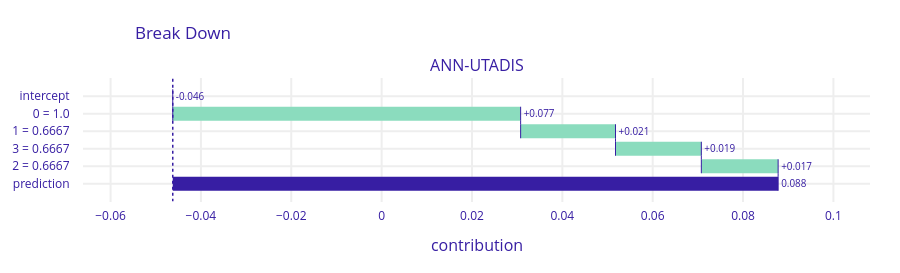
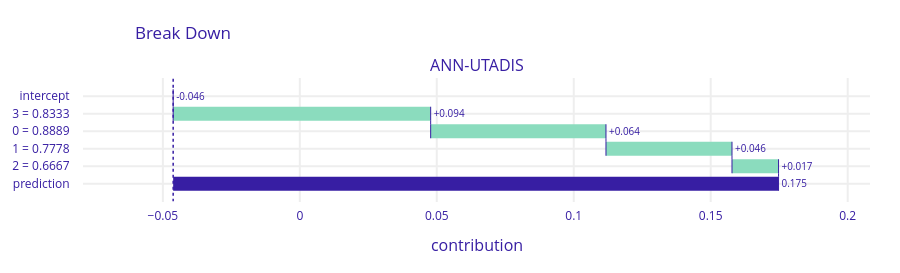
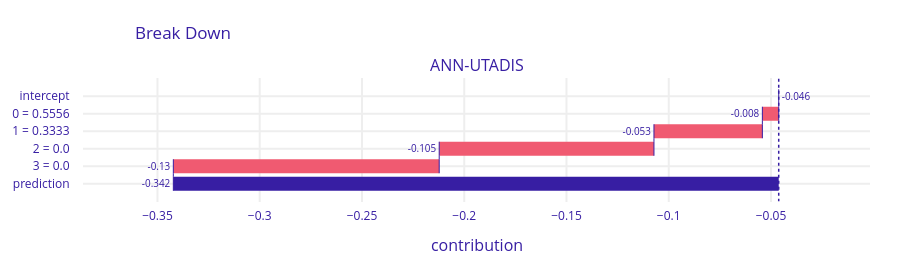

The code cell stored with these charts, in order, in its notebook:
### Markdown cell above
Wyjaśnienie za pomocą DALEX; podobna zasada co SHAP

### Code cell
X_samples = X_test[indices]

for idx, x in zip(indices, X_samples):
    print(f"\nWyjaśnienie decyzji dla wariantu {idx}:")

    # Reshapik
    x_reshaped = x.reshape(1, -1)

    explanation = explainer.predict_parts(x_reshaped, type='break_down')

    explanation.plot()

### Figure 1 — Plotly figure (JSON) as saved in the notebook; plotly's stock layout.template omitted (floating-point values rounded to 4 significant figures)
{"data": [{"base": -0.04623, "connector": {"line": {"color": "#371ea3", "dash": "solid", "width": 1}, "mode": "spanning"}, "decreasing": {"marker": {"color": "#f05a71"}}, "hoverinfo": "text+delta", "hoverlabel": {"bgcolor": "rgba(0,0,0,0.8)"}, "hovertext": ["Average response: -0.046<br>Prediction: 0.088", "0 = 1.0<br>increases average response by", "1 = 0.6667<br>increases average response by", "3 = 0.6667<br>increases average response by", "2 = 0.6667<br>increases average response by", "Average response: -0.046<br>Prediction: 0.088"], "increasing": {"marker": {"color": "#8bdcbe"}}, "measure": ["relative", "relative", "relative", "relative", "relative", "total"], "orientation": "h", "showlegend": false, "text": ["-0.046", "+0.077", "+0.021", "+0.019", "+0.017", "0.088"], "textposition": "outside", "totals": {"marker": {"color": "#371ea3"}}, "type": "waterfall", "x": [0, 0.077, 0.021, 0.019, 0.017, 0.135], "xaxis": "x", "y": ["intercept", "0 = 1.0", "1 = 0.6667", "3 = 0.6667", "2 = 0.6667", "prediction"], "yaxis": "y"}], "layout": {"annotations": [{"font": {"size": 16}, "showarrow": false, "text": "ANN-UTADIS", "x": 0.5, "xanchor": "center", "xref": "paper", "y": 1, "yanchor": "bottom", "yref": "paper"}, {"font": {"size": 16}, "showarrow": false, "text": "contribution", "x": 0.5, "xanchor": "center", "xref": "paper", "y": 0, "yanchor": "top", "yref": "paper", "yshift": -30}], "font": {"color": "#371ea3"}, "height": 273, "margin": {"b": 71, "r": 30, "t": 78}, "shapes": [{"line": {"color": "#371ea3", "dash": "dot", "width": 1.5}, "type": "line", "x0": -0.04623, "x1": -0.04623, "xref": "x", "y0": -1, "y1": 6, "yref": "y"}], "title": {"text": "Break Down", "x": 0.15}, "xaxis": {"anchor": "y", "automargin": true, "domain": [0, 1], "fixedrange": true, "gridwidth": 2, "range": [-0.0661, 0.1081], "tickcolor": "white", "ticklen": 3, "ticks": "outside", "type": "linear", "zeroline": false}, "yaxis": {"anchor": "x", "automargin": true, "autorange": "reversed", "domain": [0, 1], "fixedrange": true, "gridwidth": 2, "tickcolor": "white", "ticklen": 10, "ticks": "outside", "type": "category"}}}

### Figure 2 — Plotly figure (JSON) as saved in the notebook; plotly's stock layout.template omitted (floating-point values rounded to 4 significant figures)
{"data": [{"base": -0.04623, "connector": {"line": {"color": "#371ea3", "dash": "solid", "width": 1}, "mode": "spanning"}, "decreasing": {"marker": {"color": "#f05a71"}}, "hoverinfo": "text+delta", "hoverlabel": {"bgcolor": "rgba(0,0,0,0.8)"}, "hovertext": ["Average response: -0.046<br>Prediction: 0.175", "3 = 0.8333<br>increases average response by", "0 = 0.8889<br>increases average response by", "1 = 0.7778<br>increases average response by", "2 = 0.6667<br>increases average response by", "Average response: -0.046<br>Prediction: 0.175"], "increasing": {"marker": {"color": "#8bdcbe"}}, "measure": ["relative", "relative", "relative", "relative", "relative", "total"], "orientation": "h", "showlegend": false, "text": ["-0.046", "+0.094", "+0.064", "+0.046", "+0.017", "0.175"], "textposition": "outside", "totals": {"marker": {"color": "#371ea3"}}, "type": "waterfall", "x": [0, 0.094, 0.064, 0.046, 0.017, 0.222], "xaxis": "x", "y": ["intercept", "3 = 0.8333", "0 = 0.8889", "1 = 0.7778", "2 = 0.6667", "prediction"], "yaxis": "y"}], "layout": {"annotations": [{"font": {"size": 16}, "showarrow": false, "text": "ANN-UTADIS", "x": 0.5, "xanchor": "center", "xref": "paper", "y": 1, "yanchor": "bottom", "yref": "paper"}, {"font": {"size": 16}, "showarrow": false, "text": "contribution", "x": 0.5, "xanchor": "center", "xref": "paper", "y": 0, "yanchor": "top", "yref": "paper", "yshift": -30}], "font": {"color": "#371ea3"}, "height": 273, "margin": {"b": 71, "r": 30, "t": 78}, "shapes": [{"line": {"color": "#371ea3", "dash": "dot", "width": 1.5}, "type": "line", "x0": -0.04623, "x1": -0.04623, "xref": "x", "y0": -1, "y1": 6, "yref": "y"}], "title": {"text": "Break Down", "x": 0.15}, "xaxis": {"anchor": "y", "automargin": true, "domain": [0, 1], "fixedrange": true, "gridwidth": 2, "range": [-0.07915, 0.2081], "tickcolor": "white", "ticklen": 3, "ticks": "outside", "type": "linear", "zeroline": false}, "yaxis": {"anchor": "x", "automargin": true, "autorange": "reversed", "domain": [0, 1], "fixedrange": true, "gridwidth": 2, "tickcolor": "white", "ticklen": 10, "ticks": "outside", "type": "category"}}}

### Figure 3 — Plotly figure (JSON) as saved in the notebook; plotly's stock layout.template omitted (floating-point values rounded to 4 significant figures)
{"data": [{"base": -0.04623, "connector": {"line": {"color": "#371ea3", "dash": "solid", "width": 1}, "mode": "spanning"}, "decreasing": {"marker": {"color": "#f05a71"}}, "hoverinfo": "text+delta", "hoverlabel": {"bgcolor": "rgba(0,0,0,0.8)"}, "hovertext": ["Average response: -0.046<br>Prediction: -0.342", "0 = 0.5556<br>decreases average response by", "1 = 0.3333<br>decreases average response by", "2 = 0.0<br>decreases average response by", "3 = 0.0<br>decreases average response by", "Average response: -0.046<br>Prediction: -0.342"], "increasing": {"marker": {"color": "#8bdcbe"}}, "measure": ["relative", "relative", "relative", "relative", "relative", "total"], "orientation": "h", "showlegend": false, "text": ["-0.046", "-0.008", "-0.053", "-0.105", "-0.13", "-0.342"], "textposition": "outside", "totals": {"marker": {"color": "#371ea3"}}, "type": "waterfall", "x": [0, -0.008, -0.053, -0.105, -0.13, -0.296], "xaxis": "x", "y": ["intercept", "0 = 0.5556", "1 = 0.3333", "2 = 0.0", "3 = 0.0", "prediction"], "yaxis": "y"}], "layout": {"annotations": [{"font": {"size": 16}, "showarrow": false, "text": "ANN-UTADIS", "x": 0.5, "xanchor": "center", "xref": "paper", "y": 1, "yanchor": "bottom", "yref": "paper"}, {"font": {"size": 16}, "showarrow": false, "text": "contribution", "x": 0.5, "xanchor": "center", "xref": "paper", "y": 0, "yanchor": "top", "yref": "paper", "yshift": -30}], "font": {"color": "#371ea3"}, "height": 273, "margin": {"b": 71, "r": 30, "t": 78}, "shapes": [{"line": {"color": "#371ea3", "dash": "dot", "width": 1.5}, "type": "line", "x0": -0.04623, "x1": -0.04623, "xref": "x", "y0": -1, "y1": 6, "yref": "y"}], "title": {"text": "Break Down", "x": 0.15}, "xaxis": {"anchor": "y", "automargin": true, "domain": [0, 1], "fixedrange": true, "gridwidth": 2, "range": [-0.3864, -0.0016], "tickcolor": "white", "ticklen": 3, "ticks": "outside", "type": "linear", "zeroline": false}, "yaxis": {"anchor": "x", "automargin": true, "autorange": "reversed", "domain": [0, 1], "fixedrange": true, "gridwidth": 2, "tickcolor": "white", "ticklen": 10, "ticks": "outside", "type": "category"}}}
